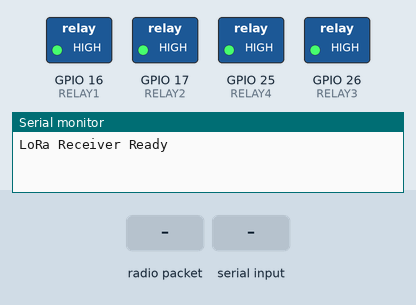
Bench run of a sketch on a simulated ESP32. Parts: switched loads named in the sketch (green lamp = pin HIGH), the last lines printed to the serial monitor. Inputs (shaded band) come from the test bench. No radio packets arrive unless stated.

Above: at 1.2 s.
1.3 s: radio packet "1" arrives
At 2.4 s:
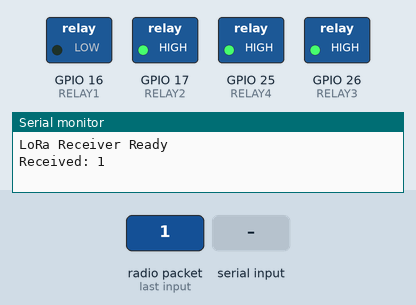
2.8 s: "3\n" received over Serial
At 3.6 s:
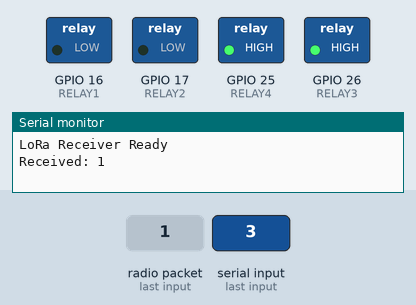
5.3 s: radio packet "3" arrives
At 6.5 s:
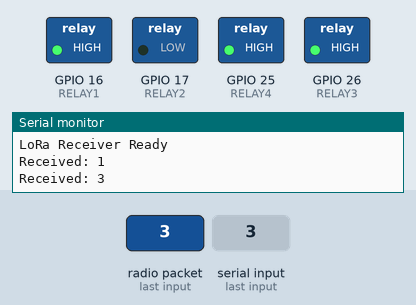
6.8 s: "5\n" received over Serial
At 8.7 s:
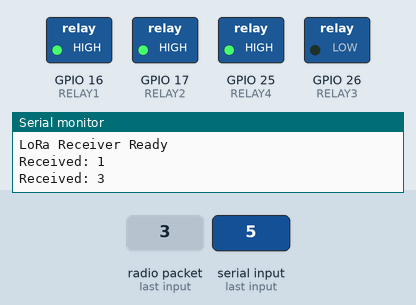
9.3 s: "1\n" received over Serial
At 9.8 s:
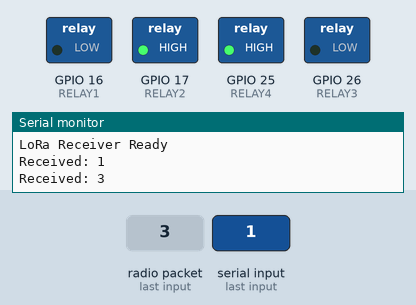
Timing chart, 0 to 12.3 s (numbered marks = the images above; inputs shaded):
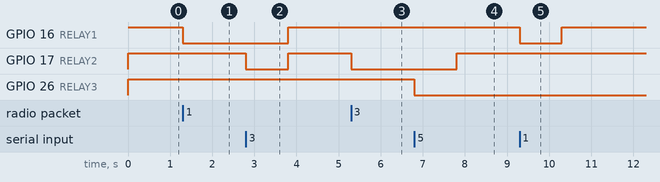

Measured:
- after the input at 1.3 s, GPIO 16 (RELAY1): HIGH → LOW at once
- after the input at 2.8 s, GPIO 16 (RELAY1): LOW → HIGH after 1.0 s; GPIO 17 (RELAY2): HIGH → LOW at once, → HIGH 1.0 s later
- after the input at 5.3 s, GPIO 17 (RELAY2): HIGH → LOW at once
- after the input at 6.8 s, GPIO 17 (RELAY2): LOW → HIGH after 1.0 s; GPIO 26 (RELAY3): HIGH → LOW at once
- after the input at 9.3 s, GPIO 16 (RELAY1): HIGH → LOW at once, → HIGH 1.0 s later

The sketch:

lora_home_rx.ino
```cpp
#include <SPI.h>
#include <LoRa.h>

// Relay Pins
#define RELAY1 16
#define RELAY2 17
#define RELAY3 26
#define RELAY4 25

// LoRa Pins (change if different)
#define SS 5
#define RST 14
#define DIO0 27

void setup()
{
  Serial.begin(9600);

  pinMode(RELAY1, OUTPUT);
  pinMode(RELAY2, OUTPUT);
  pinMode(RELAY3, OUTPUT);
  pinMode(RELAY4, OUTPUT);

  digitalWrite(RELAY1, 1);
  digitalWrite(RELAY2, 1);
  digitalWrite(RELAY3, 1);
  digitalWrite(RELAY4, 1);

  LoRa.setPins(SS, RST, DIO0);

  if (!LoRa.begin(433E6))
  {
    Serial.println("LoRa Failed!");
    while (1);
  }

  Serial.println("LoRa Receiver Ready");
}

void processCommand(int cmd)
{
  switch(cmd)
  {
    case 1:
      digitalWrite(RELAY1, 0);
      break;

    case 2:
      digitalWrite(RELAY1, 1);
      break;

    case 3:
      digitalWrite(RELAY2, 0);
      break;

    case 4:
      digitalWrite(RELAY2, 1);
      break;

    case 5:
      digitalWrite(RELAY3, 0);
      break;

    case 6:
      digitalWrite(RELAY3, 1);
      break;

    case 7:
      digitalWrite(RELAY4, 0);
      break;

    case 8:
      digitalWrite(RELAY4, 1);

      break;


  case 0:
      digitalWrite(RELAY1, 1);
      digitalWrite(RELAY2, 1);
      break;

    case 9:
      digitalWrite(RELAY3, 1);
      digitalWrite(RELAY4, 1);
      break;
  }
}

void loop()
{

  // Serial Command
  if (Serial.available())
  {
    int cmd = Serial.parseInt();
    processCommand(cmd);
  }

  // LoRa Command
  int packetSize = LoRa.parsePacket();
  if (packetSize)
  {
    String incoming = "";
    while (LoRa.available())
    {
      incoming += (char)LoRa.read();
    }

    int cmd = incoming.toInt();
    processCommand(cmd);

    Serial.print("Received: ");
    Serial.println(cmd);
  }

}
```
